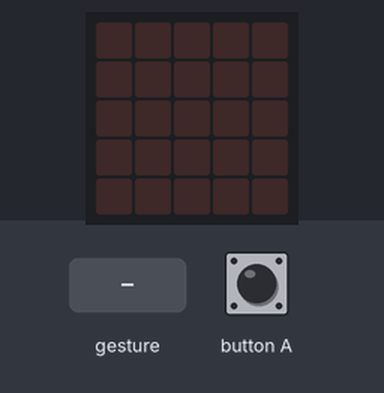
Recording of a program running on a simulated BBC micro:bit (MakeCode). On the bench: the board's 5×5 LED display. Inputs (shaded band) come from the test bench. Random numbers come from a fixed seed; a tilt is held for 1.5 s and a shake lasts 1 s, then the board lies face up again.

Above: at 1.2 s.
1.3 s: button A pressed for 0.15 s
At 2.1 s:
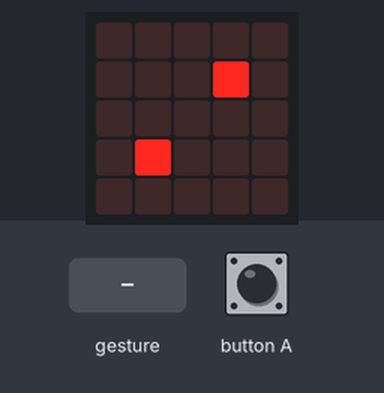
2.9 s: gesture 'shake'
At 3.9 s:
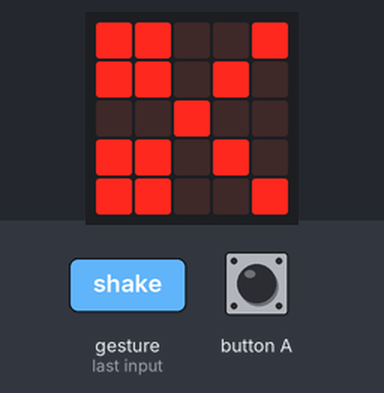
4.6 s: button A pressed for 0.15 s
At 5.8 s:
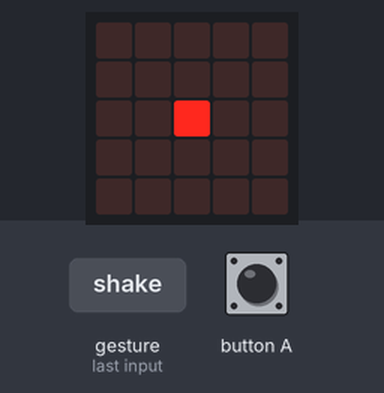
6.2 s: button A pressed for 0.15 s
At 7.0 s:
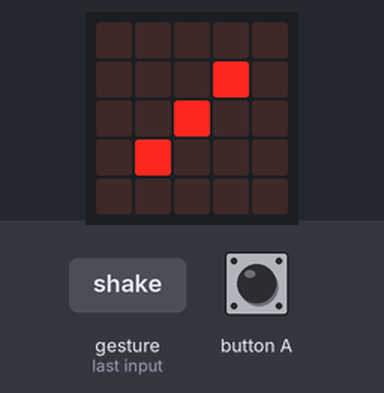
7.8 s: gesture 'shake'
At 8.9 s:
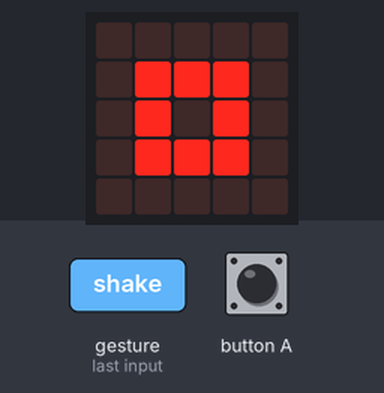
9.5 s: button A pressed for 0.15 s
At 10.7 s:
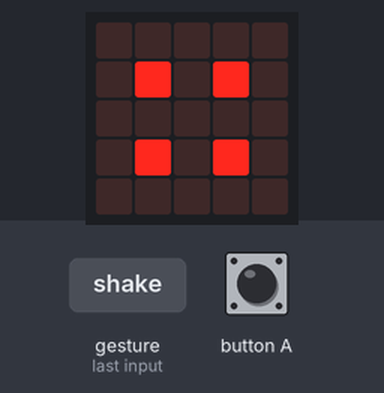
Timing chart, 0 to 12.1 s (numbered marks = the images above; inputs shaded):
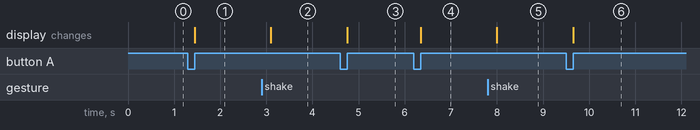

Measured:
- after the input at 1.3 s, the display: changes after 0.15 s (image 1)
- after the input at 2.9 s, the display: changes after 0.20 s (image 2)
- after the input at 4.6 s, the display: changes after 0.15 s (image 3)
- after the input at 6.2 s, the display: changes after 0.15 s (image 4)
- after the input at 7.8 s, the display: changes after 0.20 s (image 5)
- after the input at 9.5 s, the display: changes after 0.15 s (image 6)

The program:

main.ts
```typescript
let kocka = 0
let kpo = 0
input.onButtonPressed(Button.A, function () {
    kocka = randint(1, 6)
    if (kocka == 1) {
        basic.showLeds(`
            . . . . .
            . . . . .
            . . # . .
            . . . . .
            . . . . .
            `)
    } else if (kocka == 2) {
        basic.showLeds(`
            . . . . .
            . . . # .
            . . . . .
            . # . . .
            . . . . .
            `)
    } else if (kocka == 3) {
        basic.showLeds(`
            . . . . .
            . . . # .
            . . # . .
            . # . . .
            . . . . .
            `)
    } else if (kocka == 4) {
        basic.showLeds(`
            . . . . .
            . # . # .
            . . . . .
            . # . # .
            . . . . .
            `)
    } else if (kocka == 5) {
        basic.showLeds(`
            . . . . .
            . # . # .
            . . # . .
            . # . # .
            . . . . .
            `)
    } else {
        basic.showLeds(`
            . # . # .
            . . . . .
            . # . # .
            . . . . .
            . # . # .
            `)
    }
})
input.onGesture(Gesture.Shake, function () {
    kpo = randint(1, 6)
    if (kpo == 1) {
        basic.showIcon(IconNames.SmallSquare)
    } else if (kpo == 2) {
        basic.showIcon(IconNames.Square)
    } else {
        basic.showIcon(IconNames.Scissors)
    }
})
```

test.ts
```typescript
// ide kerülnek a tesztek; a rendszer ezt nem kompilálja, ha a csomagot bővítményként használják.
```
